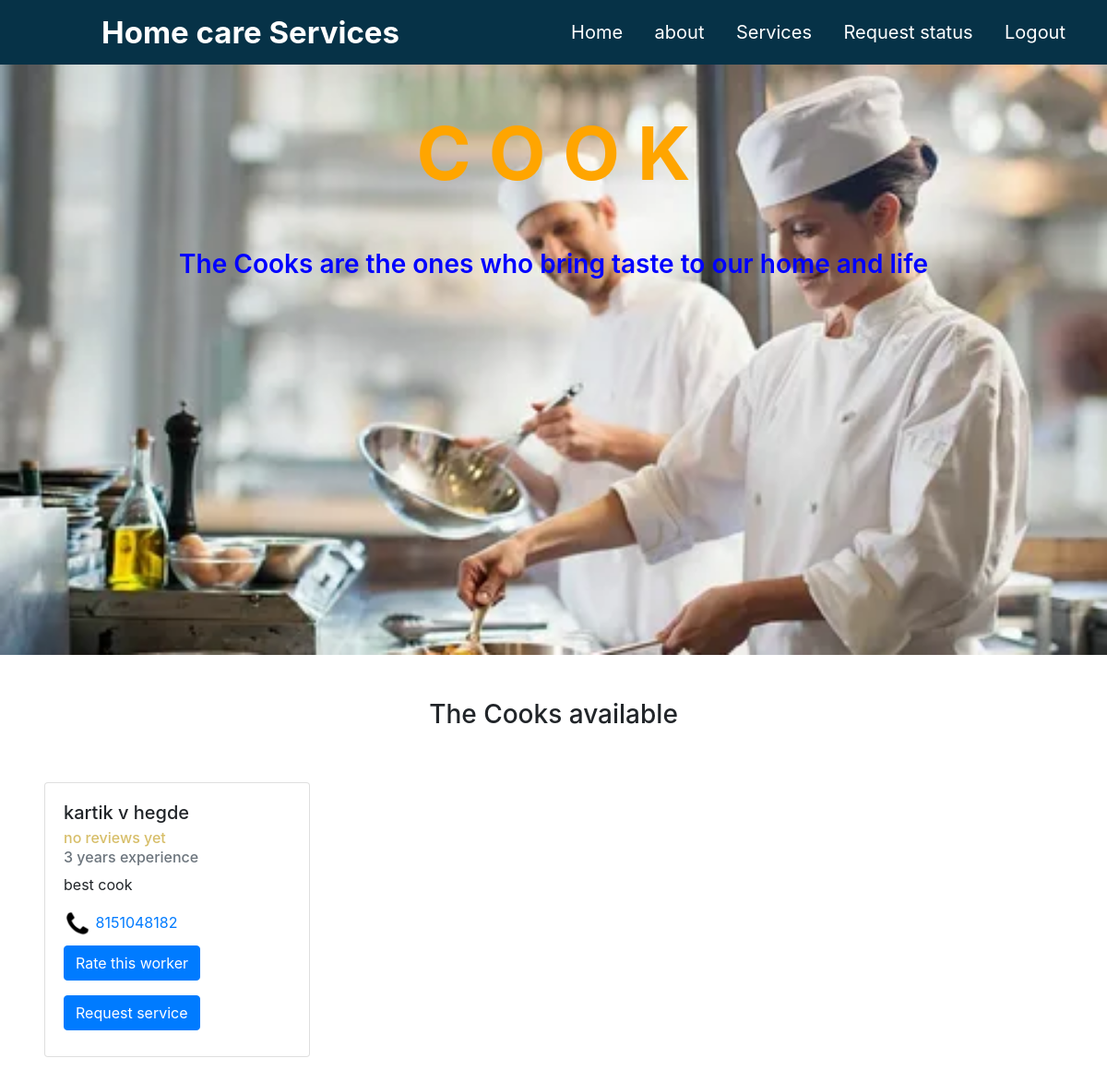
The page /code/Cook.php (signed in) on the database its author committed.
### tables this page shows
CREATE TABLE `worker` (
  `worker_id` int(10) NOT NULL,
  `worker_name` varchar(100) NOT NULL,
  `worker_exp` int(10) NOT NULL,
  `worker_expertise` varchar(100) NOT NULL,
  `worker_cat` varchar(50) NOT NULL,
  `phone` bigint(15) NOT NULL
);

### code/Cook.php (the view, shortened to what this page needs)
<!DOCTYPE html>
<html lang="en">
<head>
    <link rel="stylesheet" href="styl.css">
    <link rel="stylesheet" href="cook.css">
    <link rel="stylesheet" href="https://cdn.jsdelivr.net/npm/bootstrap@4.0.0/dist/css/bootstrap.min.css">
</head>
<body>   <?php
?><nav>
         <label class="logo">Home care Services</label>
         <ul>
         <li><a href="index.php">Home</a></li>
<li><a href="about.php">about</a></li>
            <li>
               <a href="#">Services
               </a>
                 </li>
                 <li><a href='<?php
                  if(isset($_SESSION['worker']))
                 {echo "services.php"; }
                 else{
                   echo "cust_services.php";} ?>'>Request status</a></li>
                 <li><a href="logout.php">Logout</a></li>
               </ul>
      </nav>
    <div class='painter'>
   <h1 align='center' class='py-5 head' >
  <span >C</span>
  <span>O</span>
  <span >O</span>
  <span >K</span>
</h1>
      <h3 align='center' style='color:blue;' class='subhead'>The Cooks are the ones who bring taste to our home and life</h3>
    </div>
    <div class='table my-5'>
        <h3 align='center'>The Cooks available</h3>
<?php
        require('../db_connect/database.php');
		$sql1="SELECT * FROM `worker` where `worker_cat`='3'";
		$result = $conn->query($sql1);
		 if($result->num_rows>0)
        {
  echo '<div class="row"> ';
	  while($row = $result->fetch_assoc())
	   {
      $count=0;
      $sum=0;
      $star=0;
      if($result->num_rows>0)
        {
    if($count>0){
      $star=$sum/$count;
      $star=round($star,1);
      $star=$star." star worker";
     }
     else{
      $star="no reviews yet";
     }
}
echo '<div class="col-md-4">   <div class="card m-5" style="width: 18rem;">
<div class="card-body">
  <h5 class="card-title">'.$row['worker_name'].'</h5>
  <h6  style="color:#D7BE69" class="card-subtitle mb-2 ">'.$star.' </h6>
  <h6 class="card-subtitle mb-2 text-muted">'.$row['worker_exp'].' years experience</h6>
  <p class="card-text">'.$row['worker_expertise'].'</p>
  <img src="icon.png" width="30px" height="30px"/><a href="tel:'.$row['phone'].'" class="card-link"> '.$row['phone'].'</a>
<br>';
if(!isset($_SESSION['worker']))
{
echo '<small><form action="rate.php" method="post">
<input name="id" value='.$row['worker_id'].' style="display:none">
<input type="submit" name="submit" value="Rate this worker" class="btn-primary btn my-2">
</form>
<form action="request.php" method="post">
<input name="w_id" value='.$row['worker_id'].' style="display:none">
<input name="w_cat" value='.$row['worker_cat'].' style="display:none">
<input type="submit" name="submit1" value="Request service" class="btn-primary btn my-2">
</form></small>';
}
echo '
</div></div>
</div>';
}
echo "</div>";
}
        ?>
    </div>
</body>
</html>

### code/styl.css (style rules this page uses)
* { margin: 0; padding: 0; list-style: none; text-decoration: none; }
body { font-family: sans-serif; overflow: hidden; user-select: none; }
nav .logo { color: white; font-size: 33px; font-weight: bold; line-height: 70px; padding-left: 110px; }
nav { height: 70px; background: #063247; box-shadow: 0 3px 15px rgba(0,0,0,.4); }
nav ul { float: right; margin-right: 30px; }
nav ul li { display: inline-block; }
nav ul li a { color: white; display: block; padding: 0 15px; line-height: 70px; font-size: 20px; background: #063247; transition: .5s; }
a { text-decoration: none !important; }

### code/cook.css (style rules this page uses)
.painter { background-image: url('cook.jpg'); background-repeat: no-repeat; background-size: cover; width: 100%; height: 80vh; vertical-align: middle; }
.head { size: 20px; font-size:80px; color: orange; font-weight: 700; }
.table { width: 100%; }
body { overflow-y: scroll; }
.subhead { font-weight: 600; }
a { text-decoration: none !important; }

### rows shown on the page
worker: worker_name "kartik v hegde", star "no reviews yet", worker_exp "3", worker_expertise "best cook", phone "8151048182"
